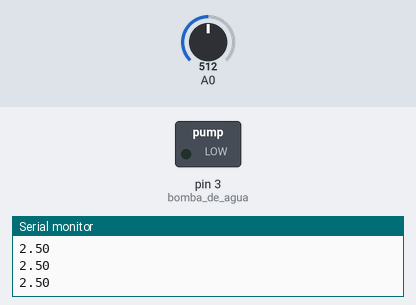
Recording of a sketch running on a simulated Arduino Uno, built with avr-gcc and run on an emulated ATmega328P. Parts: switched loads named in the sketch (green lamp = pin HIGH), the last lines printed to the serial monitor. The test bench sets the inputs (shaded band); at power-on: A0 = 512.

Above: at 1.2 s.
1.3 s: A0 set to 130
2.8 s: A0 set to 111
At 3.4 s:
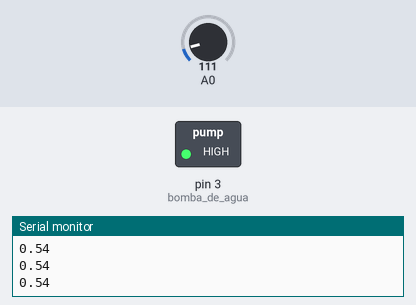
4.3 s: A0 set to 306
At 5.5 s:
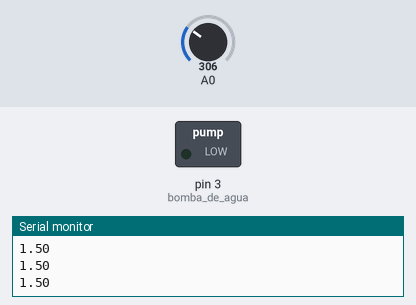
5.8 s: A0 set to 122
At 6.9 s:
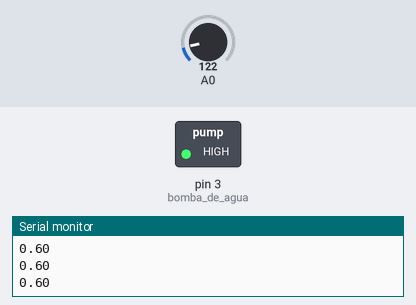
Timing chart, 0 to 8.3 s (numbered marks = the images above; inputs shaded):
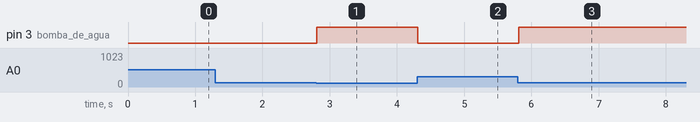

The sketch:

BOmba_de_agua.ino
```cpp
/*
 Fundacion Kinal
 Centro Educativo Tecnico Laboral Kinal
 Electronica
 Grado: Quinto
 Sección A
 Nombre: Jared Hernan Ruiz Anleu
 Curso: Taller de electronica digital y reparación de computadoras I
 Carné: 2022011
 */
#define bomba_de_agua 3 //se define pin de la bomba de agua//

void setup() {
  Serial.begin(9600); //inicia comunicación serial//
  pinMode(bomba_de_agua, OUTPUT);//se coloca el pin de la bomba como salida//

}

void loop() {
 int transistor = analogRead(14); //variable global en el loop para el transistor analogo//
 float voltage_que_entra_del_transistor = transistor * (5.0 / 1023.0);//se toma un float porque son numeros con decimal//
 Serial.println(voltage_que_entra_del_transistor);//se imprimen los valores que detecta el arduino provenientes del transistor//

 if(voltage_que_entra_del_transistor < 0.60){ //función para que cuando detecte este voltaje se apage la bomba//
  digitalWrite(bomba_de_agua,HIGH);
 }
  if(voltage_que_entra_del_transistor > 0.65){ //función para que cuando detecte ese voltaje se enciendo la bomba//
   digitalWrite(bomba_de_agua,LOW);
}
}
```

Measured:
- the behaviour switches between 123 and 122 on A0 (found by bisection; images 0 and 1)
- after the input at 2.8 s, pin 3 (bomba_de_agua): LOW → HIGH at once
- after the input at 4.3 s, pin 3 (bomba_de_agua): HIGH → LOW at once
- after the input at 5.8 s, pin 3 (bomba_de_agua): LOW → HIGH at once
